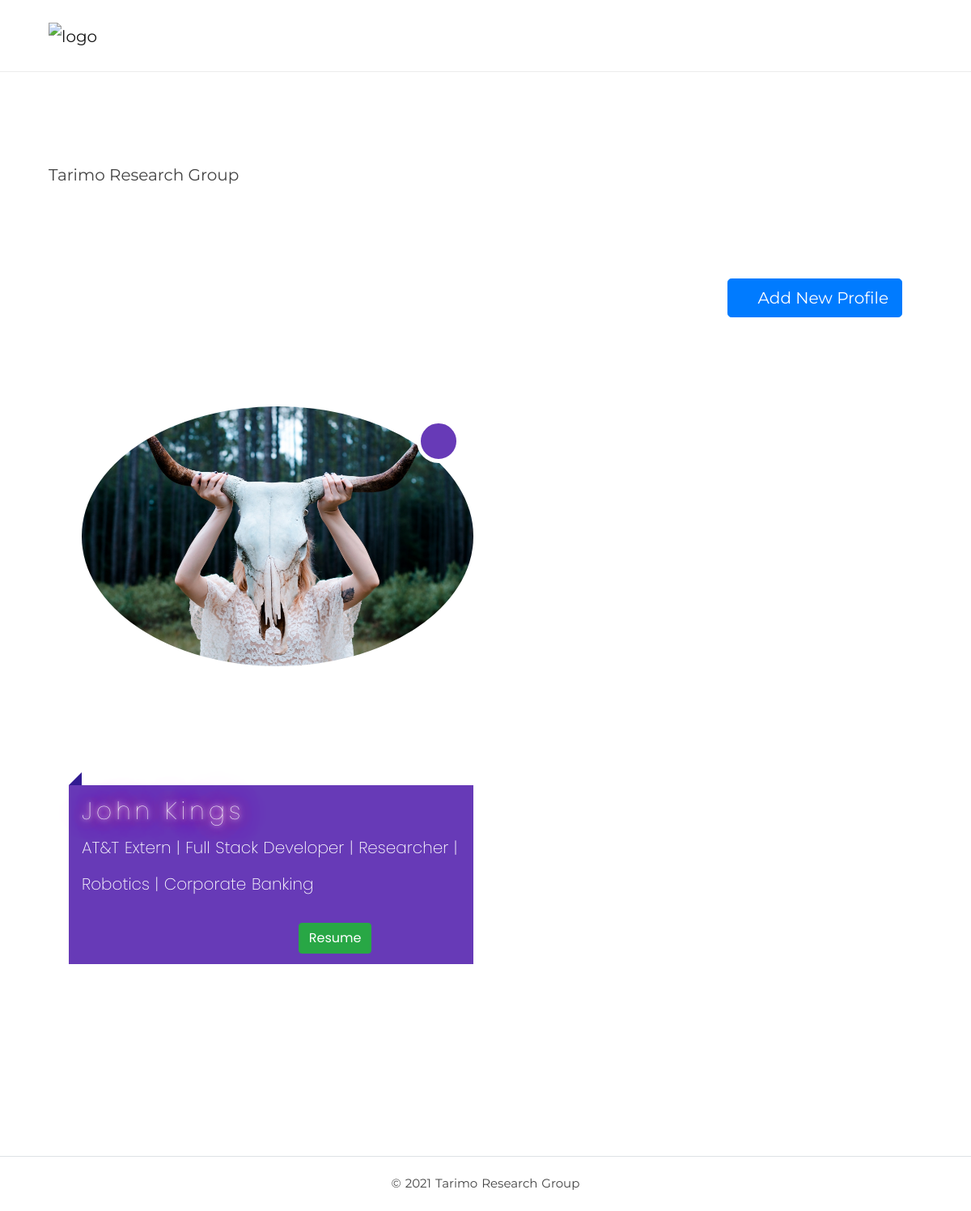
The page /about/ on the database its author committed.
### research_site/models.py (models this page shows, shortened)
class Profile(models.Model):
    first_name = models.CharField(max_length=32, null=True)
    last_name = models.CharField(max_length=32, null=True)
    headline = models.CharField(max_length=100, null=True)
    bio = models.TextField(max_length=350, null=True)
    linkedin = models.CharField(max_length=250, null=True)
    github = models.CharField(max_length=250, null=True)
    picture = models.ImageField(upload_to='profile_pics', null=True)
    resume = models.FileField(upload_to ='docs', null=True)
    skills = models.CharField(max_length=300, null=True)
    @property
    def get_skills(self):
        return self.skills.split(',')

### research_site/views.py (the view)
# urls.py: path('about/', AboutPage.as_view(), name='about'),
class AboutPage(TemplateView):
    template_name = 'about.html'
    def get(self, request, *args, **kwargs):
        context = {
            'profiles': Profile.objects.order_by('-pk'),
            'images': Gallery.objects.order_by('-pk'),
        }
        return render(request, self.template_name, context)

### templates/about.html (shortened to what this page needs)
{% extends "base.html" %}
{% block content %}
Tarimo Research Group
<section class="container">
      <section>
    <div class="md-6 float-right">
      <a href="{% url 'profile_create' %}" class="btn btn-primary btn-lg" role="button" aria-disabled="true"><i class="fas fa-plus" title="Add Task"></i> Add New Profile</a>
    </div>
</section>
    <div class="row active-with-click">
        {% for profile in profiles %}
        <div class="col-md-6 col-sm-6 col-xs-12" style="display:inline-block;">
            <article class="material-card Deep-Purple">
                <h2 class="card2 ">
                    <span style="font-size:30px; font-weight: 100; text-shadow: 0 0 5px #fff, 0 0 10px #fff, 0 0 15px #ff2d95, 0 0 20px #ff2d95, 0 0 30px #ff2d95, 0 0 40px #ff2d95, 0 0 50px #ff2d95, 0 0 75px #ff2d95; letter-spacing: 5px; opacity:1;">{{ profile.first_name }} {{profile.last_name}}</span>
                    <p style="font-size:20px;">{{ profile.headline }}</p>
                    <strong>
                      <a class="btn-floating btn-lg btn-li" type="button" role="button" href="{{ profile.linkedin }}" href="#" target="_blank"><i class="fab fa-linkedin-in"></i></a>
                      <a class="btn-floating btn-lg btn-git" type="button" role="button" href="{{ profile.github }}" target="_blank"><i class="fab fa-github"></i></a>
                      <a class="btn-floating btn-lg btn-fb" type="button" role="button" href="{{ profile.facebook }}" target="_blank"><i class="fab fa-facebook-f"></i></a>
                      <a class="btn-floating btn-lg btn-ins" type="button" role="button" href="{{ profile.instagram }}" target="_blank"><i class="fab fa-instagram"></i></a>
                      <a class="btn-floating btn-lg btn-tw" type="button" role="button" href="{{ profile.twitter }}" target="_blank"><i class="fab fa-twitter"></i></a>
                      <a href="{{ profile.resume.url }}" target="_blank"><button type="button" class="btn btn-success">Resume</button></a>
                    </strong>
                </h2>
                <div class="mc-content">
                    <div class="img-container">
                        <img src="{{ profile.picture.url }}" alt="" class="mx-auto rounded-circle img-fluid">
                    </div>
                </div>
                <a class="mc-btn-action">
                    <i class="fa fa-bars"></i>
                </a>
            </article>
        </div>
        <br><br><br><br><br><br>
        {% endfor %}
    </div>
</section>
{% endblock %}

### assets/css/material-cards.css (style rules this page uses)
.material-card { position: relative; height: 0; padding-bottom: calc(100% - 16px); margin-bottom: 16.6em; }
.material-card h2 { position: absolute; top: calc(100% - 16px); left: 0; width: 100%; padding: 10px 16px; color: #fff; font-size: 1.4em; line-height: 1.6em; margin: 0; z-index: 10; -webkit-transition: all 0.3s; -moz-transition: all 0.3s; -ms-transition: all 0.3s; -o-transition: all 0.3s; transition: all 0.3s; }
.material-card h2 span { display: block; }
.material-card h2 strong { font-weight: 400; display: block; font-size: .8em; }
.material-card h2:before, .material-card h2:after { content: ' '; position: absolute; left: 0; top: -16px; width: 0; border: 8px solid; -webkit-transition: all 0.3s; -moz-transition: all 0.3s; -ms-transition: all 0.3s; -o-transition: all 0.3s; transition: all 0.3s; }
.material-card h2:after { top: auto; bottom: 0; }
.material-card .mc-content { position: absolute; right: 0; top: 0; bottom: 16px; left: 16px; -webkit-transition: all 0.3s; -moz-transition: all 0.3s; -ms-transition: all 0.3s; -o-transition: all 0.3s; transition: all 0.3s; }
.material-card .mc-btn-action { position: absolute; right: 16px; top: 16px; -webkit-border-radius: 50%; -moz-border-radius: 50%; border-radius: 50%; border: 5px solid; width: 54px; height: 54px; line-height: 44px; text-align: center; color: #fff; cursor: pointer; z-index: 20; -webkit-transition: all 0.3s; -moz-transition: all 0.3s; -ms-transition: all 0.3s; -o-transition: all 0.3s; transition: all 0.3s; }
.material-card .img-container { overflow: hidden; position: absolute; left: 0; top: 0; width: 100%; height: 100%; z-index: 3; -webkit-transition: all 0.3s; -moz-transition: all 0.3s; -ms-transition: all 0.3s; -o-transition: all 0.3s; transition: all 0.3s; }
.material-card.Deep-Purple h2 { background-color: #673ab7; }
.material-card.Deep-Purple h2:after { border-top-color: #673ab7; border-right-color: #673ab7; border-bottom-color: transparent; border-left-color: transparent; }
.material-card.Deep-Purple h2:before { border-top-color: transparent; border-right-color: #311b92; border-bottom-color: #311b92; border-left-color: transparent; }
.material-card.Deep-Purple .mc-btn-action { background-color: #673ab7; }
.card1, .card2, .card3 { font-weight: 200; }

### rows shown on the page
Profile: first_name "John", last_name "Kings", headline "AT&T Extern | Full Stack Developer | Researcher | Robotics | Corporate Banking", picture (picture)
